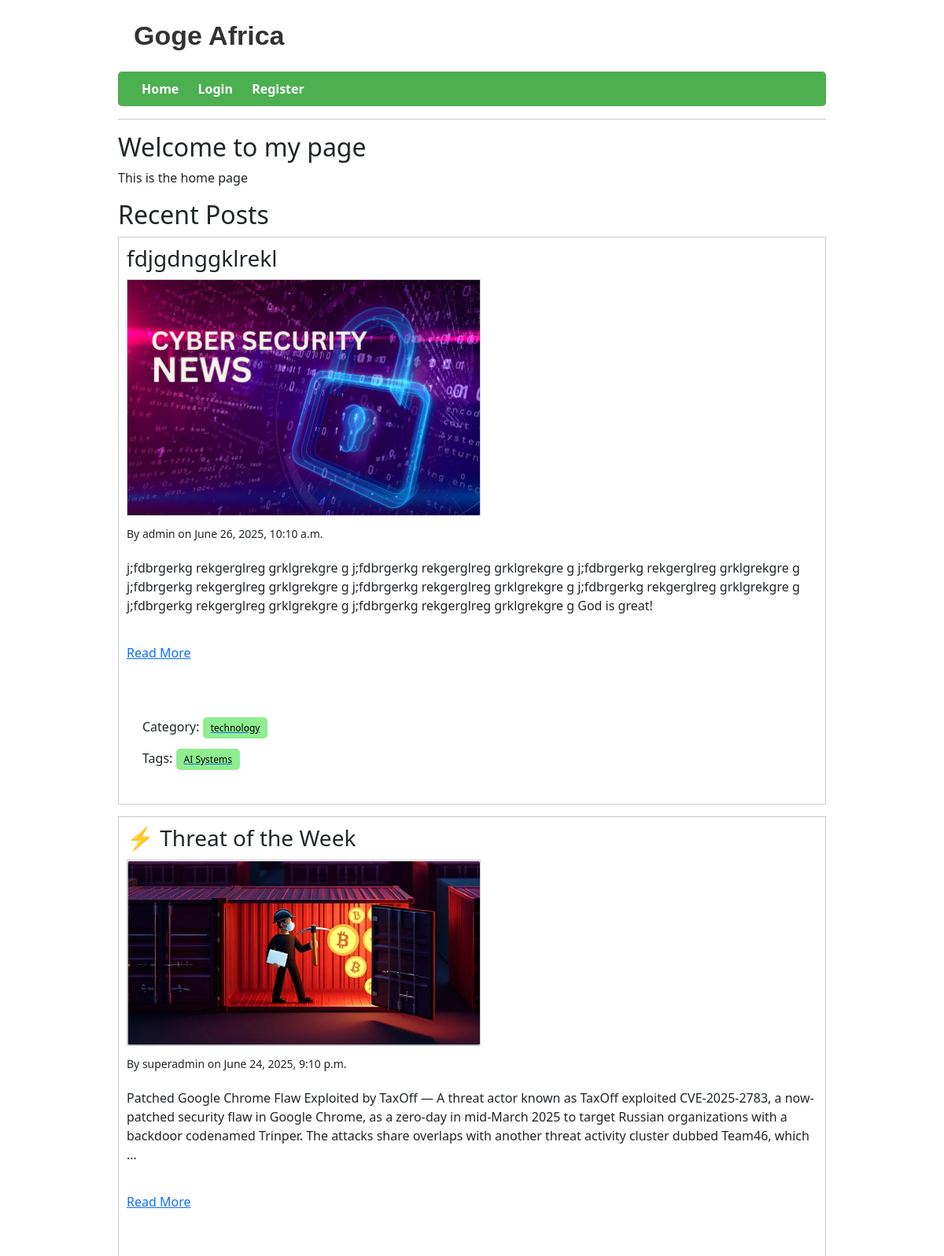
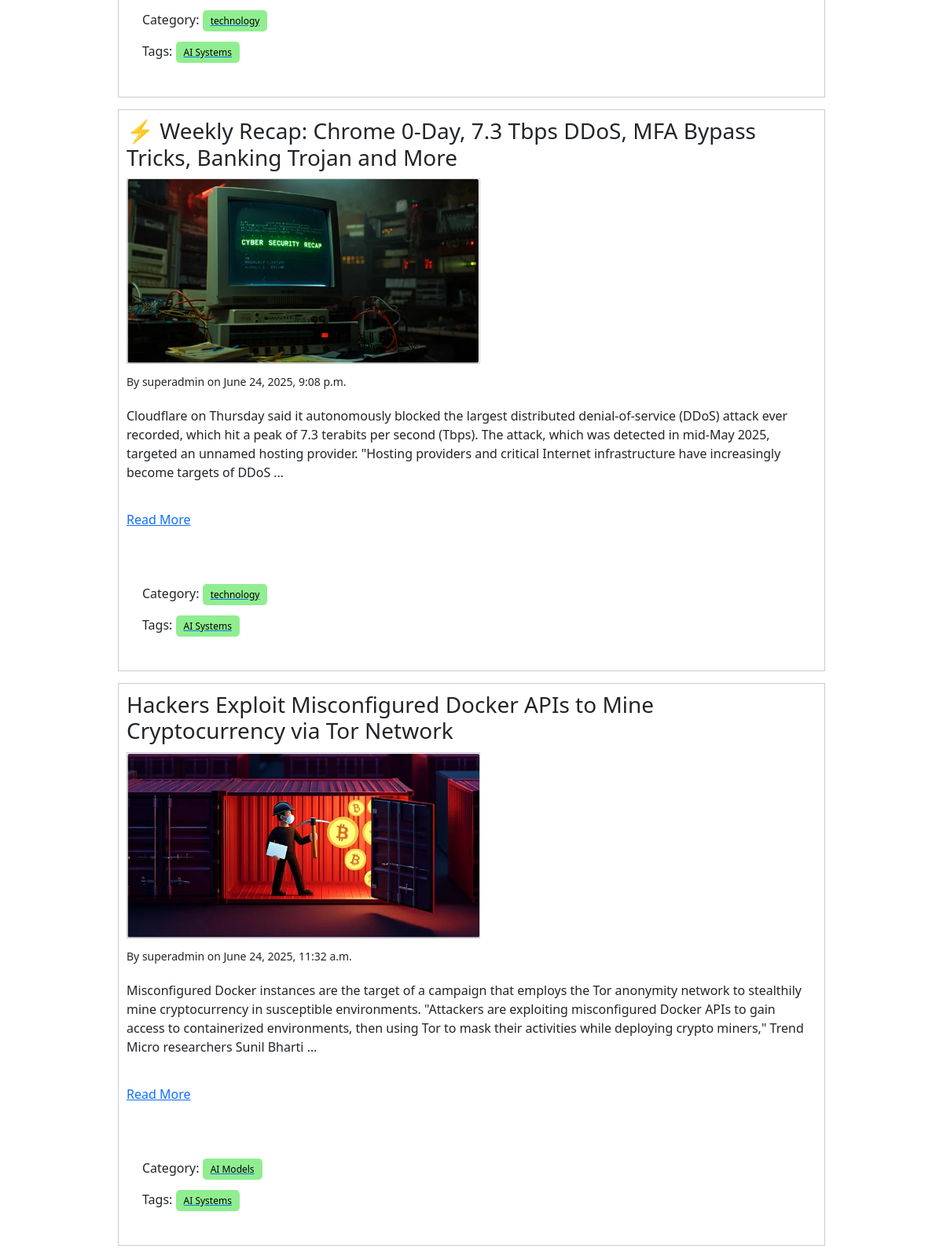
The page / (upper part) on the database its author committed (2 pictures, top to bottom).
### blog/models.py (models this page shows, shortened)
class Post(models.Model):
    title = models.CharField(max_length=200)
    content = models.TextField()
    image = models.ImageField(upload_to='post_images/', null=True, blank=True)  # Image field
    author = models.ForeignKey(User, on_delete=models.CASCADE)
    category = models.ForeignKey(Category, on_delete=models.SET_NULL, null=True, blank=True)
    tags = models.ManyToManyField(Tag, blank=True)
    date_created = models.DateTimeField(auto_now_add=True)

class Category(models.Model):
    name = models.CharField(max_length=100)

class Tag(models.Model):
    name = models.CharField(max_length=50)

### blog/views.py (the view)
# urls.py: path('', views.home, name='home'),  # this will handle the root URL
def home(request):
    posts = Post.objects.all().order_by('-date_created')
    paginator = Paginator(posts, 5)  # 5 posts per page
    page_number = request.GET.get('page')
    posts = paginator.get_page(page_number)
    return render(request, 'blog/index.html', {'posts': posts})

### blog/templates/blog/index.html (shortened to what this page needs)
{% extends 'blog/base.html' %}
{% block content %}
    <h2>Welcome to my page</h2>
    <p>This is the home page</p>
    <h2>Recent Posts</h2>
    {% if posts %}
        {% for post in posts %}
            <div style="border: 1px solid #ccc; padding: 10px; margin-bottom: 15px">
                <h3>{{ post.title }}</h3>
                {% if post.image %}
                    <img src="{{ post.image.url }}" alt="{{ post.title }}" width="450px" style="display:flex; border: 1px solid #ccc; align-items: center; margin-top: 10px; margin-bottom: 10px;"/>
                {% endif %}
                <small>By {{ post.author }} on {{ post.date_created }}</small>
                <p class="post-detail">{{ post.content|truncatewords:50 }}</p>
                <a href="{% url 'post_detail' post.id %}" class="read-more">Read More</a>
                <div class="tag-and-category">
                <p>
                    Category:
                    {% if post.category %}
                        <a href="{% url 'posts_by_category' post.category.id %}"><span>{{ post.category.name }}</span></a>
                    {% else %}
                        No Category
                    {% endif %}
                </p>
                <p>
                    Tags:
                    {% for tag in post.tags.all %}
                        <a href="{% url 'posts_by_tag' tag.id %}"><span>{{ tag.name }}</span></a>{% if not forloop.last %}, {% endif %}
                    {% empty %}
                        No Tags
                    {% endfor %}
                </p>
                </div>
            </div>
        {% endfor %}
    {% else %}
        <p>No posts are available.</p>
    {% endif %}
{% endblock %}

### blog/static/css/style.css (style rules this page uses)
body { font-family: Arial, sans-serif; background-color: #f9f9f9; color: #333; padding-left:150px; padding-right:150px; }
small { border: none; background-color: none; margin-bottom: 5px; }
.post-detail { padding-top: 20px; padding-bottom: 20px; }
span { font-size: 12px; background-color: lightgreen; color: #000; padding:5px 10px; border-radius: 5px; }
.tag-and-category { padding:20px; margin-top: 50px; border: none; }

### rows shown on the page
Post: title "fdjgdnggklrekl", image (picture), author "admin", date_created "June 26, 2025, 10:10 a.m.", content "j;fdbrgerkg rekgerglreg grklgrekgre g j;fdbrgerkg rekgerglreg grklgrekgre g j;fdbrgerkg rekgerglreg grklgrekgre g j;fdbrgerkg rekgerglreg grklgrekgre g j;fdbrgerkg rekgerglreg grklgrekgre g j;fdbrgerkg rekgerglreg grklgrekgre g j;fdbrgerkg rekgerglreg grklgrekgre g j;fdbrgerkg rekgerglreg grklgrekgre g God is great!", category.name "technology"
Tag: name "AI Systems"
Post: title "⚡ Threat of the Week", image (picture), author "superadmin", date_created "June 24, 2025, 9:10 p.m.", content "Patched Google Chrome Flaw Exploited by TaxOff — A threat actor known as TaxOff exploited CVE-2025-2783, a now-patched security flaw in Google Chrome, as a zero-day in mid-March 2025 to target Russian organizations with a backdoor codenamed Trinper. The attacks share overlaps with another threat activity cluster dubbed Team46, which …", category.name "technology"
Post: title "⚡ Weekly Recap: Chrome 0-Day, 7.3 Tbps DDoS, MFA Bypass Tricks, Banking Trojan and More", image (picture), author "superadmin", date_created "June 24, 2025, 9:08 p.m.", content "Cloudflare on Thursday said it autonomously blocked the largest distributed denial-of-service (DDoS) attack ever recorded, which hit a peak of 7.3 terabits per second (Tbps). The attack, which was detected in mid-May 2025, targeted an unnamed hosting provider. \"Hosting providers and critical Internet infrastructure have increasingly become targets of DDoS …", category.name "technology"
Post: title "Hackers Exploit Misconfigured Docker APIs to Mine Cryptocurrency via Tor Network", image (picture), author "superadmin", date_created "June 24, 2025, 11:32 a.m.", content "Misconfigured Docker instances are the target of a campaign that employs the Tor anonymity network to stealthily mine cryptocurrency in susceptible environments. \"Attackers are exploiting misconfigured Docker APIs to gain access to containerized environments, then using Tor to mask their activities while deploying crypto miners,\" Trend Micro researchers Sunil Bharti …", category.name "AI Models"
